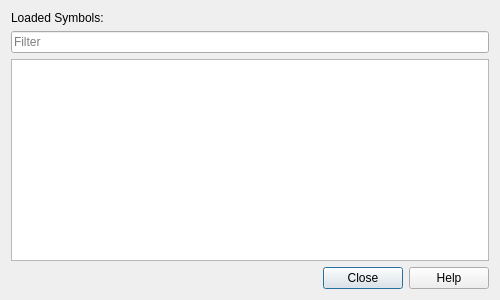
<?xml version="1.0" encoding="UTF-8"?>
<ui version="4.0">
 <author>Evan Teran</author>
 <class>SymbolViewerPlugin::DialogSymbolViewer</class>
 <widget class="QDialog" name="SymbolViewerPlugin::DialogSymbolViewer">
  <property name="geometry">
   <rect>
    <x>0</x>
    <y>0</y>
    <width>500</width>
    <height>300</height>
   </rect>
  </property>
  <property name="windowTitle">
   <string>Symbols</string>
  </property>
  <layout class="QVBoxLayout" name="verticalLayout">
   <item>
    <widget class="QLabel" name="label">
     <property name="text">
      <string>Loaded Symbols:</string>
     </property>
    </widget>
   </item>
   <item>
    <widget class="QLineEdit" name="txtSearch">
     <property name="placeholderText">
      <string>Filter</string>
     </property>
     <property name="clearButtonEnabled">
      <bool>true</bool>
     </property>
    </widget>
   </item>
   <item>
    <widget class="QListView" name="listView">
     <property name="font">
      <font>
       <family>Monospace</family>
      </font>
     </property>
     <property name="editTriggers">
      <set>QAbstractItemView::NoEditTriggers</set>
     </property>
     <property name="showDropIndicator" stdset="0">
      <bool>false</bool>
     </property>
     <property name="alternatingRowColors">
      <bool>true</bool>
     </property>
    </widget>
   </item>
   <item>
    <widget class="QDialogButtonBox" name="buttonBox">
     <property name="standardButtons">
      <set>QDialogButtonBox::Close|QDialogButtonBox::Help</set>
     </property>
    </widget>
   </item>
  </layout>
 </widget>
 <resources/>
 <connections>
  <connection>
   <sender>buttonBox</sender>
   <signal>accepted()</signal>
   <receiver>SymbolViewerPlugin::DialogSymbolViewer</receiver>
   <slot>accept()</slot>
   <hints>
    <hint type="sourcelabel">
     <x>195</x>
     <y>296</y>
    </hint>
    <hint type="destinationlabel">
     <x>524</x>
     <y>256</y>
    </hint>
   </hints>
  </connection>
  <connection>
   <sender>buttonBox</sender>
   <signal>rejected()</signal>
   <receiver>SymbolViewerPlugin::DialogSymbolViewer</receiver>
   <slot>reject()</slot>
   <hints>
    <hint type="sourcelabel">
     <x>121</x>
     <y>297</y>
    </hint>
    <hint type="destinationlabel">
     <x>521</x>
     <y>311</y>
    </hint>
   </hints>
  </connection>
 </connections>
</ui>
